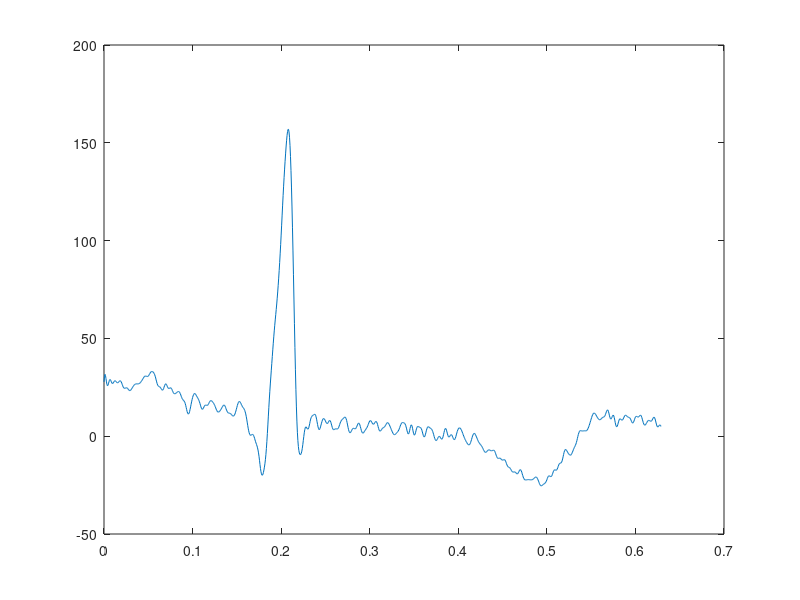
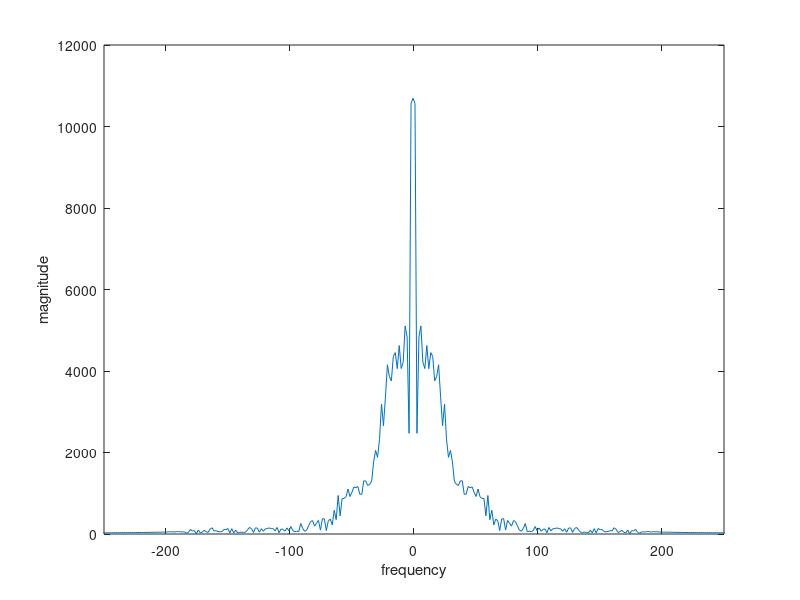

Write the MATLAB code that produced these figures, in order.

%%
%% Note that you have to fill the "???" parts by yourself before running the codes
%% You also can modify the codes to meet your applications
%%
%%


%% ---------- Sampling setting ----------
NSample = 1000; % Number of sampling points, i.e., number of data points to acquire
fs = load('ECG.mat').Fs; % Sampling rate, check the setting in Arduino 

%% ---------- Display buffer setting ----------
%display_length = 15000; % Display buffer length 
display_length = 1507-375+1;
ECG = load('ECG.mat').ECG(1:1507-374)
time_axis =(0:display_length-1)*(1/fs); % Time axis of the display buffer
figure
plot(time_axis,ECG)


saveas(gcf,'waveform','png');
Magnitude = fftshift(abs(fft(ECG)));
f = fs*(0:display_length-1)/display_length;
plot(f-fs/2,Magnitude)
xlim([-250 250])
xlabel('frequency');
ylabel('magnitude');
saveas(gcf,'FFT','png');
